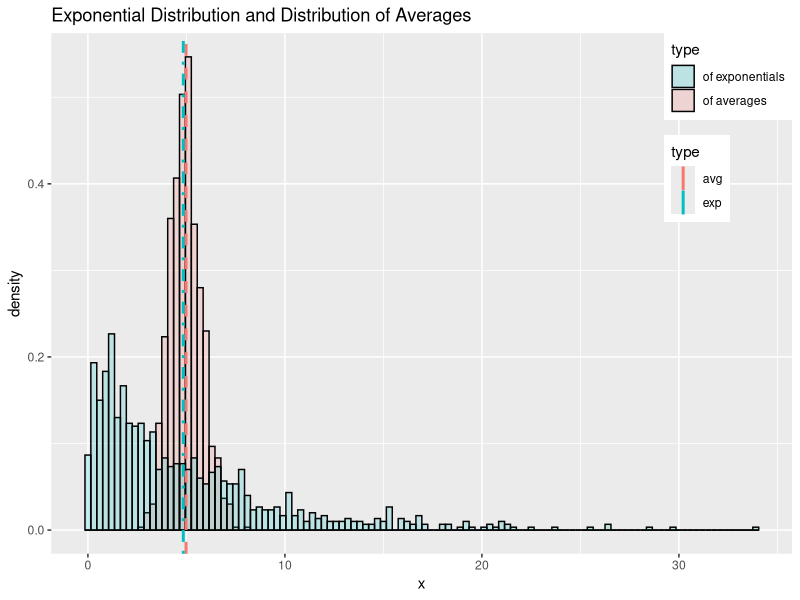
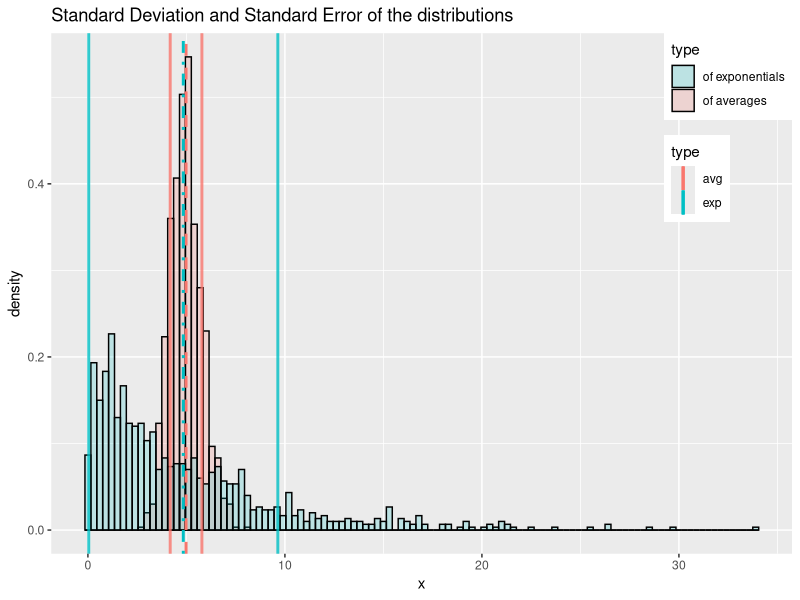
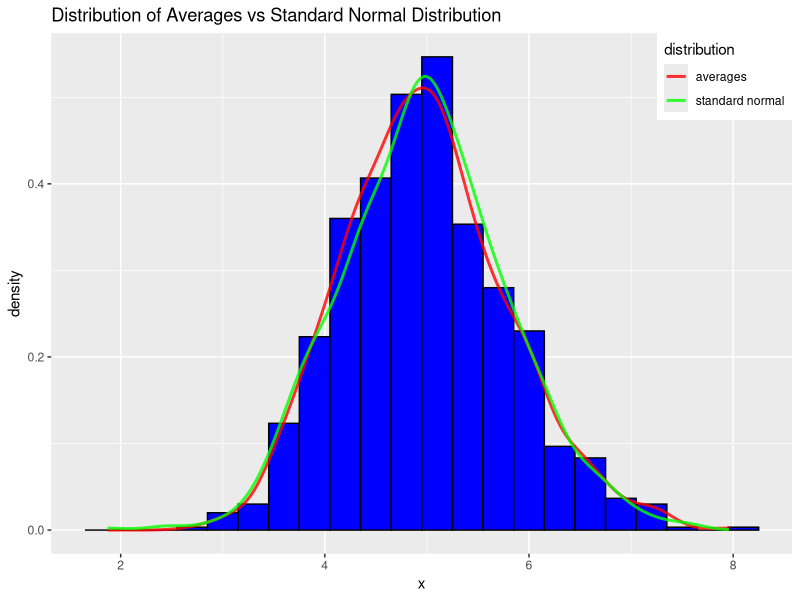

Write R code to recreate these figures, in order.
## ---- chunk 1
library(dplyr)
library(ggplot2)
## ---- chunk 2
lambda <- 0.2

dist.mean <- 1 / lambda
dist.sd <- 1 / lambda

observations <- 40

simul <- 1000
## ---- chunk 3
set.seed(20151017)
## ---- chunk 4
distributions <- data.frame(
    x = c (
        # exponential distribution with `simul` observations
        rexp(simul, lambda),
        
        # distribution of `simul` averages of `observations` exponentials
        replicate(simul, {
          mean(rexp(observations, lambda))
        })
    ),
    type = factor( rep(
        c('exp', 'avg'), 
        rep(simul, 2)
    ))
)

## ---- chunk 5
s <- summarise(
    group_by(distributions, type), 
    mean=mean(x), 
    var=sd(x)^2
)
## ---- chunk 6
std.normal <- data.frame(x=rnorm(
                            n = simul, 
                            mean = s[s$type == "avg",]$mean, 
                            sd = sqrt(s[s$type == "avg",]$var)
                         ))
## ---- chunk 7
g <- ggplot(distributions, aes(x=x, fill=type))

g <- g + geom_histogram(alpha=.2, 
                        binwidth=.3, 
                        aes(y=..density..), 
                        colour="black", 
                        position="identity")

g <- g + geom_vline(data=s, 
                    aes(xintercept=mean, colour=type), 
                    linetype=c("dashed","dotdash"), 
                    size=1)

g <- g + theme(legend.justification=c(1,1), legend.position=c(1,1))

g <- g + ggtitle("Exponential Distribution and Distribution of Averages")

g <- g + scale_fill_discrete(
            breaks=c("exp", "avg"), 
            labels=c("of exponentials", "of averages")
        )
g
## ---- chunk 8
g <- ggplot(distributions, aes(x=x, fill=type))

g <- g + geom_histogram(alpha=.2, 
                        binwidth=.3, 
                        aes(y=..density..), 
                        colour="black", 
                        position="identity")

g <- g + geom_vline(data=s, 
                    aes(xintercept=mean, colour=type), 
                    linetype=c("dashed","dotdash"), 
                    size=1)

g <- g + geom_vline(data=s, 
                    aes(xintercept=-sqrt(var)+mean, colour=type), 
                    alpha=.8,
                    size=1)

g <- g + geom_vline(data=s, 
                    aes(xintercept=+sqrt(var)+mean, colour=type), 
                    alpha=.8,
                    size=1)

g <- g + theme(legend.justification=c(1,1), legend.position=c(1,1))

g <- g + ggtitle("Standard Deviation and Standard Error of the distributions")

g <- g + scale_fill_discrete(
            breaks=c("exp", "avg"), 
            labels=c("of exponentials", "of averages")
        )

g
## ---- chunk 9
g <- ggplot(distributions[distributions$type == 'avg',], 
            aes(x=x, colour="averages"))

g <- g + geom_histogram( 
                        binwidth=.3, 
                        aes(y=..density..), 
                        colour="black",
                        fill="blue")

g <- g + stat_density(alpha=.8,
                      size=1,
                      geom="line",
                      position="identity")

g <- g + stat_density(data=std.normal, 
                      aes(x=x, colour="standard normal"), 
                      alpha = .8,
                      size=1, 
                      geom="line",
                      position="identity")

g <- g + scale_colour_manual(
            values=c("averages"="red", "standard normal"="green"),
            name="distribution")

g <- g + scale_linetype_manual(
            values=c("averages"=1, "standard normal"="dotted"),
            name="distribution")

g <- g + theme(legend.justification=c(1,1), legend.position=c(1,1))

g <- g + ggtitle("Distribution of Averages vs Standard Normal Distribution")

g
